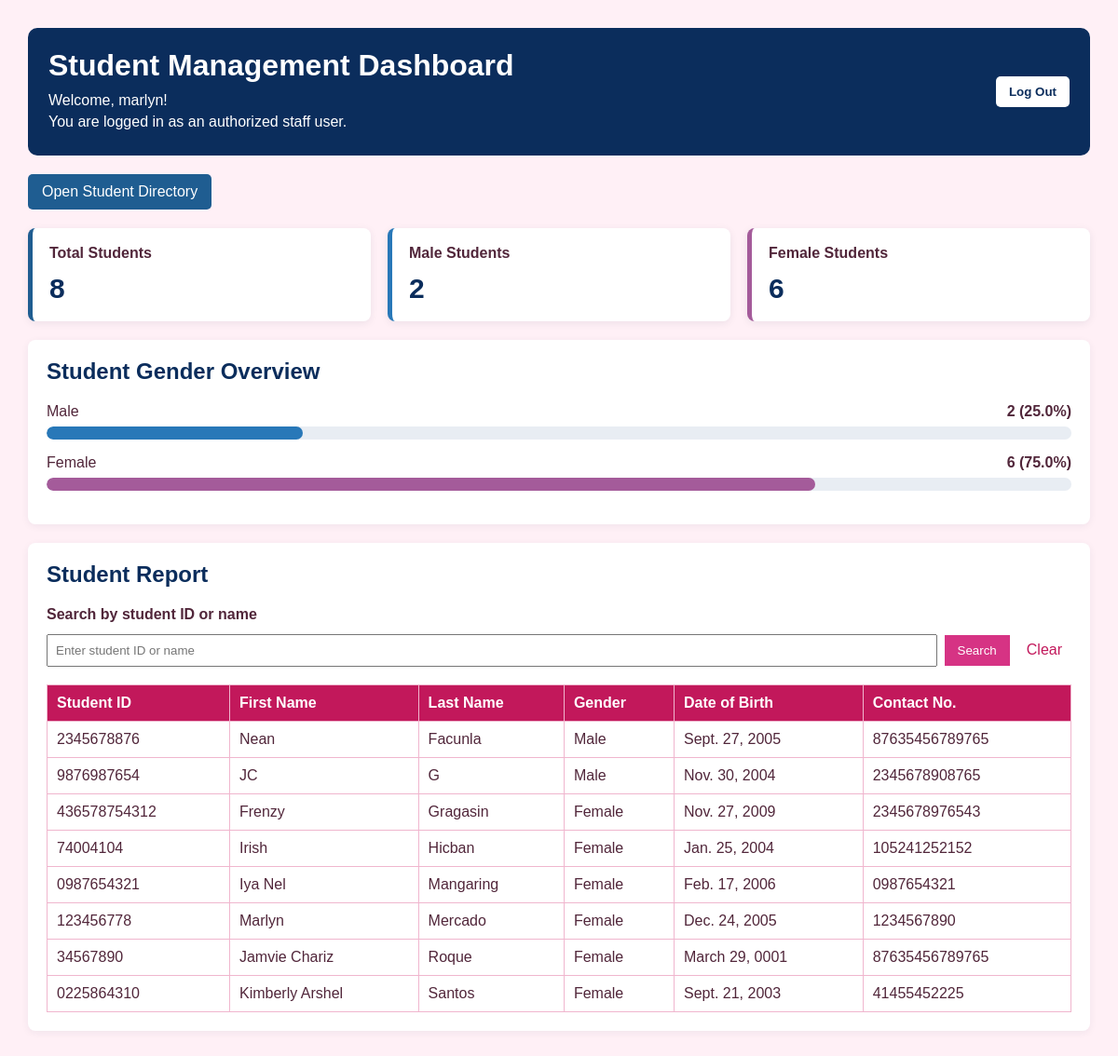
Screenshot of /registration/dashboard/ (signed in) with the database file from the repository.
### registration/models.py (models this page shows, shortened)
class Student(models.Model):
    GENDER_CHOICES = [
        ("Male", "Male"),
        ("Female", "Female"),
    ]
    student_id = models.CharField(max_length=20, unique=True)
    first_name = models.CharField(max_length=100)
    last_name = models.CharField(max_length=100)
    gender = models.CharField(max_length=10, choices=GENDER_CHOICES)
    date_of_birth = models.DateField()
    contact_no = models.CharField(max_length=20)

### registration/views.py (the view)
# urls.py: path("dashboard/", views.staff_dashboard, name="staff_dashboard"),
@user_passes_test(staff_check, login_url="login")
def staff_dashboard(request):
    total_students = Student.objects.count()
    male_students = Student.objects.filter(gender__in=("M", "Male")).count()
    female_students = Student.objects.filter(gender__in=("F", "Female")).count()
    male_percent = male_students / total_students * 100 if total_students else 0
    female_percent = (
        female_students / total_students * 100 if total_students else 0
    )
    query = request.GET.get("q", "").strip()
    students = Student.objects.all().order_by("last_name", "first_name")
    if query:
        students = students.filter(
            Q(student_id__icontains=query)
            | Q(first_name__icontains=query)
            | Q(last_name__icontains=query)
        )
    context = {
        "total_students": total_students,
        "male_students": male_students,
        "female_students": female_students,
        "male_percent": male_percent,
        "female_percent": female_percent,
        "students": students,
        "query": query,
    }
    return render(request, "registration/dashboard.html", context)

### registration/views.py (called while the page is built)
def staff_check(user):
    return user.is_authenticated and user.is_staff

### registration/templates/registration/dashboard.html (shortened to what this page needs)
{% load static %}
<!DOCTYPE html>
<html lang="en">
<head>
    <link rel="stylesheet" href="{% static 'registration/style.css' %}">
</head>
<body>
    <main class="dashboard-container">
        <header class="dashboard-header">
            <div>
                <h1>Student Management Dashboard</h1>
                <p>Welcome, {{ request.user.username }}!</p>
                <p>You are logged in as an authorized staff user.</p>
            </div>
            <form method="post" action="{% url 'logout' %}">
                <button type="submit">Log Out</button>
            </form>
        </header>
        <section class="dashboard-actions">
            <a class="directory-link" href="{% url 'student_list' %}">
                Open Student Directory
            </a>
        </section>
        <section class="summary-grid">
            <article class="summary-card total-card">
                <h2>Total Students</h2>
                <p class="summary-number">{{ total_students }}</p>
            </article>
            <article class="summary-card male-card">
                <h2>Male Students</h2>
                <p class="summary-number">{{ male_students }}</p>
            </article>
            <article class="summary-card female-card">
                <h2>Female Students</h2>
                <p class="summary-number">{{ female_students }}</p>
            </article>
        </section>
        <section class="report-section">
            <h2>Student Gender Overview</h2>
            <div class="gender-row">
                <div class="gender-label">
                    <span>Male</span>
                    <strong>{{ male_students }} ({{ male_percent|floatformat:1 }}%)</strong>
                </div>
                <div class="bar-track">
                    <div class="bar-fill male-bar"
                         style="width: {{ male_percent }}%;"></div>
                </div>
            </div>
            <div class="gender-row">
                <div class="gender-label">
                    <span>Female</span>
                    <strong>{{ female_students }} ({{ female_percent|floatformat:1 }}%)</strong>
                </div>
                <div class="bar-track">
                    <div class="bar-fill female-bar"
                         style="width: {{ female_percent }}%;"></div>
                </div>
            </div>
        </section>
        <section class="report-section">
            <h2>Student Report</h2>
            <form method="get" action="{% url 'dashboard' %}" class="search-form">
                <label for="student-search">Search by student ID or name</label>
                <input
                    type="text"
                    id="student-search"
                    name="q"
                    value="{{ query }}"
                    placeholder="Enter student ID or name"
                >
                <button type="submit">Search</button>
                <a class="clear-search" href="{% url 'dashboard' %}">
                    Clear
                </a>
            </form>
            <div class="table-wrapper">
                <table>
                    <thead>
                        <tr>
                            <th>Student ID</th>
                            <th>First Name</th>
                            <th>Last Name</th>
                            <th>Gender</th>
                            <th>Date of Birth</th>
                            <th>Contact No.</th>
                        </tr>
                    </thead>
                    <tbody>
                        {% for student in students %}
                        <tr>
                            <td>{{ student.student_id }}</td>
                            <td>{{ student.first_name }}</td>
                            <td>{{ student.last_name }}</td>
                            <td>{{ student.gender }}</td>
                            <td>{{ student.date_of_birth }}</td>
                            <td>{{ student.contact_no }}</td>
                        </tr>
                        {% empty %}
                        <tr>
                            <td colspan="6" class="empty-message">
                                No student records found.
                            </td>
                        </tr>
                        {% endfor %}
                    </tbody>
                </table>
            </div>
        </section>
    </main>
</body>
</html>

### registration/static/registration/style.css (style rules this page uses)
body { font-family: Arial, sans-serif; background: #fff0f6; color: #51263a; margin: 30px; }
h1 { color: #b8326a; }
a { color: #c2185b; text-decoration: none; }
table { width: 100%; border-collapse: collapse; background: #ffffff; }
th { background: #c2185b; color: #ffffff; text-align: left; }
th, td { padding: 10px; border: 1px solid #f0b6ce; }
button { background: #d63384; color: #ffffff; border: 0; padding: 9px 14px; cursor: pointer; }
input, select { padding: 8px; margin: 4px 0; }
.dashboard-container { max-width: 1200px; margin: 0 auto; }
.dashboard-header { display: flex; justify-content: space-between; align-items: center; gap: 20px; background: #0b2d5c; color: #ffffff; padding: 22px; border-radius: 10px; }
.dashboard-header h1 { color: #ffffff; margin-top: 0; margin-bottom: 10px; }
.dashboard-header p { margin: 5px 0; }
.dashboard-header button { background: #ffffff; color: #0b2d5c; border-radius: 5px; font-weight: bold; }
.dashboard-actions { margin: 20px 0; }
.directory-link { display: inline-block; background: #1f5d91; color: #ffffff; padding: 10px 15px; border-radius: 5px; }
.summary-grid { display: grid; grid-template-columns: repeat(3, minmax(0, 1fr)); gap: 18px; margin: 20px 0; }
.summary-card { background: #ffffff; border-left: 5px solid #1f5d91; border-radius: 8px; padding: 18px; box-shadow: 0 2px 8px rgba(20, 40, 70, 0.08); }
.summary-card h2 { font-size: 16px; margin: 0 0 12px; }
.summary-number { color: #0b2d5c; font-size: 30px; font-weight: bold; margin: 0; }
.male-card { border-left-color: #2878b8; }
.female-card { border-left-color: #a45b9a; }
.report-section { background: #ffffff; margin: 20px 0; padding: 20px; border-radius: 8px; box-shadow: 0 2px 8px rgba(20, 40, 70, 0.06); }
.report-section h2 { color: #0b2d5c; margin-top: 0; }
.gender-row { margin: 16px 0; }
.gender-label { display: flex; justify-content: space-between; gap: 12px; margin-bottom: 7px; }
.bar-track { height: 14px; background: #e8edf3; border-radius: 10px; overflow: hidden; }
.bar-fill { height: 100%; border-radius: 10px; }
.male-bar { background: #2878b8; }
.female-bar { background: #a45b9a; }
.search-form { display: flex; flex-wrap: wrap; align-items: center; gap: 8px; margin: 15px 0; }
.search-form label { width: 100%; font-weight: bold; }
.search-form input { min-width: 220px; flex: 1; }
.clear-search { padding: 8px 10px; }
.table-wrapper { width: 100%; overflow-x: auto; }
.table-wrapper table { min-width: 700px; }

### rows the page displays
Student: student_id "2345678876", first_name "Nean", last_name "Facunla", gender "Male", date_of_birth "Sept. 27, 2005", contact_no "87635456789765"
Student: student_id "9876987654", first_name "JC", last_name "G", gender "Male", date_of_birth "Nov. 30, 2004", contact_no "2345678908765"
Student: student_id "436578754312", first_name "Frenzy", last_name "Gragasin", gender "Female", date_of_birth "Nov. 27, 2009", contact_no "2345678976543"
Student: student_id "74004104", first_name "Irish", last_name "Hicban", gender "Female", date_of_birth "Jan. 25, 2004", contact_no "105241252152"
Student: student_id "0987654321", first_name "Iya Nel", last_name "Mangaring", gender "Female", date_of_birth "Feb. 17, 2006", contact_no "0987654321"
Student: student_id "123456778", first_name "Marlyn", last_name "Mercado", gender "Female", date_of_birth "Dec. 24, 2005", contact_no "1234567890"
Student: student_id "34567890", first_name "Jamvie Chariz", last_name "Roque", gender "Female", date_of_birth "March 29, 0001", contact_no "87635456789765"
Student: student_id "0225864310", first_name "Kimberly Arshel", last_name "Santos", gender "Female", date_of_birth "Sept. 21, 2003", contact_no "41455452225"

### other values shown
{{ request.user.username }} "marlyn"
{{ total_students }} "8"
{{ male_students }} "2"
{{ female_students }} "6"
{{ male_percent|floatformat:1 }} "25.0"
{{ female_percent|floatformat:1 }} "75.0"
